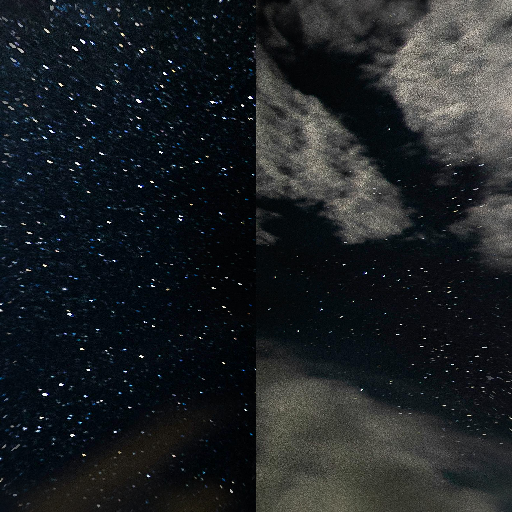
#> input picture assets/koto_sky/face_0.png, 512 x 512 px; its folder holds 4 pictures in this run
$ python process-koto-sky.py
#> lines starting #> are read from the running program, lines starting #| are printed output that depends on the picture
#!/usr/bin/env python3
# post-proceso del cubemap "nighttime sky by koto" para el domo de MF_KotoSky.
# el pack original (skybox vanilla de Bedrock) tiene dos defectos que en el
# juego se ven feos en movimiento: cortes duros entre caras (las 4 fotos
# laterales no empalman perfecto) y un cénit parcheado con streaks radiales.
# aquí se suavizan AMBOS sobre los PNG de assets/koto_sky:
#   1. feathering de las 12 aristas del cubo: franjas de cross-fade entre
#      caras vecinas (50/50 exacto en la arista → continuo por construcción)
#   2. cénit: suavizado azimutal (promedio de rotaciones sobre el polo)
#      que diluye las streaks radiales del parche
# las caras se procesan en orientación "GL" (flipud) porque ahí el uv del
# shader mapea directo, y se guardan volviendo a la orientación original.
# run: python tools/process-koto-sky.py
from PIL import Image, ImageFilter
import numpy as np
import itertools, os

ROOT = os.path.dirname(os.path.dirname(os.path.abspath(__file__)))
SRC = os.path.join(ROOT, 'assets', 'koto_sky')
S = 512
FEATHER = 44        # px de franja de fundido por arista
POLE_R = 250        # radio (px) del tratamiento azimutal del cénit
# (POLE_KEEP retirado: el suavizado azimutal reemplazó al multibanda)

faces = [np.asarray(Image.open(os.path.join(SRC, f'face_{i}.png')), dtype=np.float32) for i in range(6)]
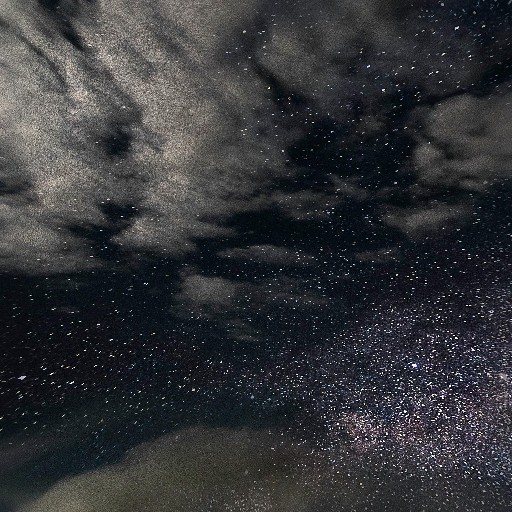
#> input picture assets/koto_sky/face_1.png, 512 x 512 px
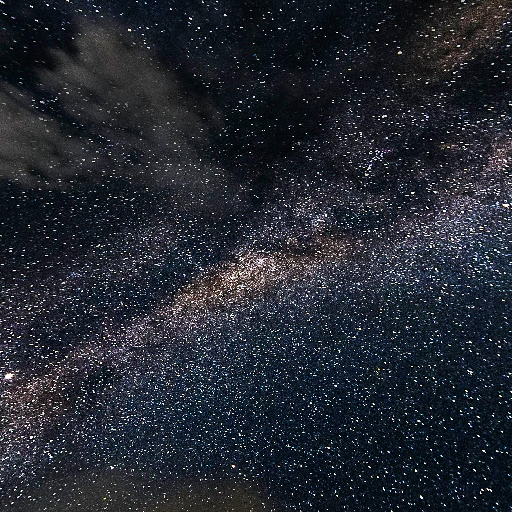
#> input picture assets/koto_sky/face_2.png, 512 x 512 px
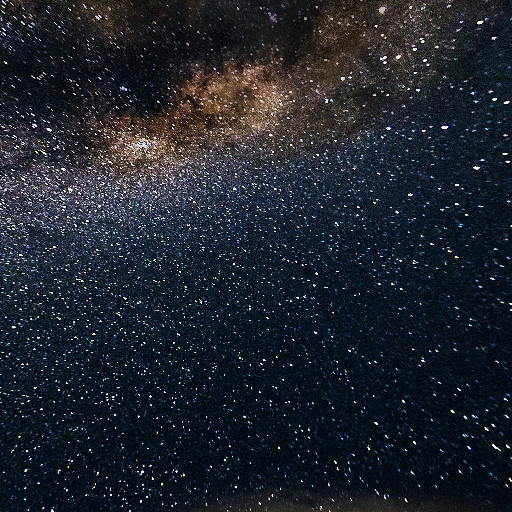
#> input picture assets/koto_sky/face_3.png, 512 x 512 px
#> (the run stopped early here; a loop or call above may not have finished)
